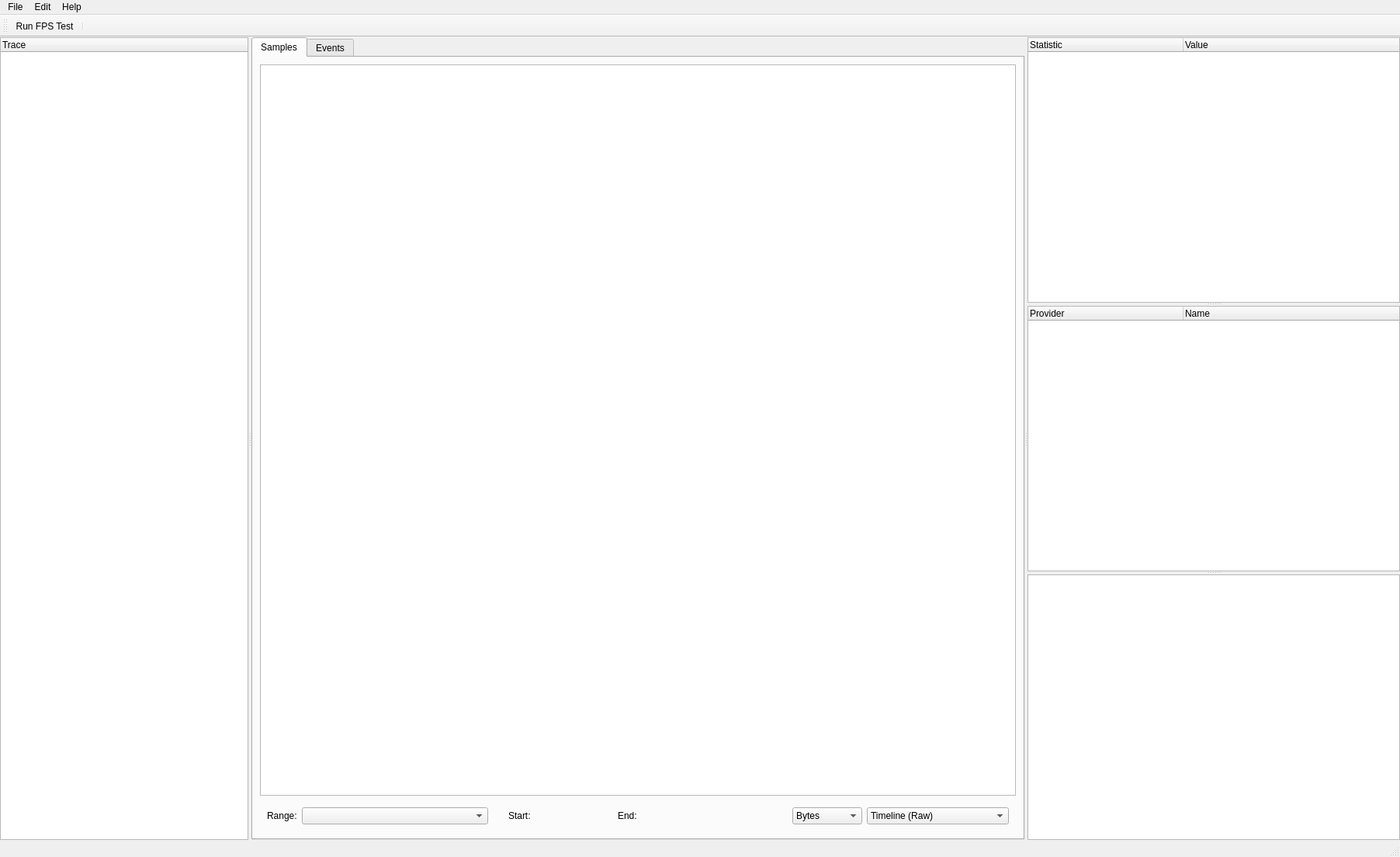
<?xml version="1.0" encoding="UTF-8"?>
<ui version="4.0">
 <class>DocumentWindow</class>
 <widget class="QMainWindow" name="DocumentWindow">
  <property name="geometry">
   <rect>
    <x>0</x>
    <y>0</y>
    <width>1804</width>
    <height>1104</height>
   </rect>
  </property>
  <property name="windowTitle">
   <string>Telemetry Viewer</string>
  </property>
  <property name="unifiedTitleAndToolBarOnMac">
   <bool>true</bool>
  </property>
  <widget class="QWidget" name="m_root_widget">
   <layout class="QHBoxLayout" name="horizontalLayout_3">
    <property name="leftMargin">
     <number>0</number>
    </property>
    <property name="topMargin">
     <number>0</number>
    </property>
    <property name="rightMargin">
     <number>0</number>
    </property>
    <property name="bottomMargin">
     <number>0</number>
    </property>
    <item>
     <widget class="QSplitter" name="m_splitter">
      <property name="maximumSize">
       <size>
        <width>16777215</width>
        <height>16777215</height>
       </size>
      </property>
      <property name="orientation">
       <enum>Qt::Orientation::Horizontal</enum>
      </property>
      <property name="childrenCollapsible">
       <bool>true</bool>
      </property>
      <widget class="QWidget" name="document_container" native="true">
       <property name="sizePolicy">
        <sizepolicy hsizetype="Minimum" vsizetype="Expanding">
         <horstretch>0</horstretch>
         <verstretch>0</verstretch>
        </sizepolicy>
       </property>
       <property name="minimumSize">
        <size>
         <width>320</width>
         <height>0</height>
        </size>
       </property>
       <layout class="QVBoxLayout" name="verticalLayout_2">
        <property name="leftMargin">
         <number>0</number>
        </property>
        <property name="topMargin">
         <number>0</number>
        </property>
        <property name="rightMargin">
         <number>0</number>
        </property>
        <property name="bottomMargin">
         <number>0</number>
        </property>
        <item>
         <widget class="QTreeWidget" name="m_documents_tree">
          <property name="alternatingRowColors">
           <bool>true</bool>
          </property>
          <property name="selectionMode">
           <enum>QAbstractItemView::SelectionMode::SingleSelection</enum>
          </property>
          <column>
           <property name="text">
            <string>Trace</string>
           </property>
          </column>
         </widget>
        </item>
       </layout>
      </widget>
      <widget class="QWidget" name="content_container" native="true">
       <property name="sizePolicy">
        <sizepolicy hsizetype="Expanding" vsizetype="Expanding">
         <horstretch>1</horstretch>
         <verstretch>0</verstretch>
        </sizepolicy>
       </property>
       <layout class="QVBoxLayout" name="verticalLayout_2">
        <property name="leftMargin">
         <number>0</number>
        </property>
        <property name="topMargin">
         <number>0</number>
        </property>
        <property name="rightMargin">
         <number>0</number>
        </property>
        <property name="bottomMargin">
         <number>0</number>
        </property>
        <item>
         <widget class="QTabWidget" name="tabWidget">
          <property name="currentIndex">
           <number>0</number>
          </property>
          <widget class="QWidget" name="page_0">
           <attribute name="title">
            <string>Samples</string>
           </attribute>
           <layout class="QVBoxLayout" name="verticalLayout">
            <item>
             <widget class="ChartWidget" name="m_chart_view"/>
            </item>
            <item>
             <widget class="QWidget" name="widget" native="true">
              <layout class="QHBoxLayout" name="horizontalLayout_5">
               <item>
                <widget class="QLabel" name="label">
                 <property name="text">
                  <string>Range:</string>
                 </property>
                </widget>
               </item>
               <item>
                <widget class="QComboBox" name="m_event_picker">
                 <property name="sizePolicy">
                  <sizepolicy hsizetype="Preferred" vsizetype="Fixed">
                   <horstretch>0</horstretch>
                   <verstretch>0</verstretch>
                  </sizepolicy>
                 </property>
                 <property name="minimumSize">
                  <size>
                   <width>240</width>
                   <height>0</height>
                  </size>
                 </property>
                </widget>
               </item>
               <item>
                <spacer name="horizontalSpacer_4">
                 <property name="orientation">
                  <enum>Qt::Orientation::Horizontal</enum>
                 </property>
                 <property name="sizeType">
                  <enum>QSizePolicy::Policy::Fixed</enum>
                 </property>
                 <property name="sizeHint" stdset="0">
                  <size>
                   <width>20</width>
                   <height>20</height>
                  </size>
                 </property>
                </spacer>
               </item>
               <item>
                <widget class="QLabel" name="end_label">
                 <property name="text">
                  <string>Start:</string>
                 </property>
                </widget>
               </item>
               <item>
                <spacer name="horizontalSpacer_3">
                 <property name="orientation">
                  <enum>Qt::Orientation::Horizontal</enum>
                 </property>
                 <property name="sizeHint" stdset="0">
                  <size>
                   <width>40</width>
                   <height>20</height>
                  </size>
                 </property>
                </spacer>
               </item>
               <item>
                <widget class="TimePickerWidget" name="m_start_edit" native="true">
                 <property name="minimumSize">
                  <size>
                   <width>80</width>
                   <height>0</height>
                  </size>
                 </property>
                </widget>
               </item>
               <item>
                <spacer name="horizontalSpacer_2">
                 <property name="orientation">
                  <enum>Qt::Orientation::Horizontal</enum>
                 </property>
                 <property name="sizeType">
                  <enum>QSizePolicy::Policy::Fixed</enum>
                 </property>
                 <property name="sizeHint" stdset="0">
                  <size>
                   <width>20</width>
                   <height>20</height>
                  </size>
                 </property>
                </spacer>
               </item>
               <item>
                <widget class="QLabel" name="start_label">
                 <property name="text">
                  <string>End:</string>
                 </property>
                </widget>
               </item>
               <item>
                <widget class="TimePickerWidget" name="m_end_edit" native="true">
                 <property name="minimumSize">
                  <size>
                   <width>80</width>
                   <height>0</height>
                  </size>
                 </property>
                </widget>
               </item>
               <item>
                <spacer name="horizontalSpacer">
                 <property name="orientation">
                  <enum>Qt::Orientation::Horizontal</enum>
                 </property>
                 <property name="sizeHint" stdset="0">
                  <size>
                   <width>986</width>
                   <height>20</height>
                  </size>
                 </property>
                </spacer>
               </item>
               <item>
                <widget class="QComboBox" name="m_memory_scaling">
                 <item>
                  <property name="text">
                   <string>Bytes</string>
                  </property>
                 </item>
                 <item>
                  <property name="text">
                   <string>Kilobytes</string>
                  </property>
                 </item>
                 <item>
                  <property name="text">
                   <string>Megabytes</string>
                  </property>
                 </item>
                 <item>
                  <property name="text">
                   <string>Gigabytes</string>
                  </property>
                 </item>
                </widget>
               </item>
               <item>
                <widget class="QComboBox" name="m_mode_selector">
                 <item>
                  <property name="text">
                   <string>Timeline (Raw)</string>
                  </property>
                 </item>
                 <item>
                  <property name="text">
                   <string>Timeline (Running average)</string>
                  </property>
                 </item>
                 <item>
                  <property name="text">
                   <string>Distribution</string>
                  </property>
                 </item>
                </widget>
               </item>
              </layout>
             </widget>
            </item>
           </layout>
          </widget>
          <widget class="QWidget" name="m_timeline_page">
           <attribute name="title">
            <string>Events</string>
           </attribute>
           <layout class="QVBoxLayout" name="verticalLayout">
            <item>
             <widget class="QSplitter" name="splitter_2">
              <property name="sizePolicy">
               <sizepolicy hsizetype="Preferred" vsizetype="Expanding">
                <horstretch>0</horstretch>
                <verstretch>0</verstretch>
               </sizepolicy>
              </property>
              <property name="orientation">
               <enum>Qt::Orientation::Vertical</enum>
              </property>
              <widget class="TimelineWidget" name="m_timeline_widget">
               <property name="sizePolicy">
                <sizepolicy hsizetype="Expanding" vsizetype="Expanding">
                 <horstretch>0</horstretch>
                 <verstretch>1</verstretch>
                </sizepolicy>
               </property>
              </widget>
              <widget class="QTreeWidget" name="m_timeline_tree">
               <column>
                <property name="text">
                 <string>Event</string>
                </property>
               </column>
               <column>
                <property name="text">
                 <string>Duration</string>
                </property>
               </column>
               <column>
                <property name="text">
                 <string>Path</string>
                </property>
               </column>
              </widget>
             </widget>
            </item>
           </layout>
          </widget>
         </widget>
        </item>
       </layout>
      </widget>
      <widget class="QSplitter" name="m_splitter_vertical">
       <property name="sizePolicy">
        <sizepolicy hsizetype="Minimum" vsizetype="Expanding">
         <horstretch>0</horstretch>
         <verstretch>0</verstretch>
        </sizepolicy>
       </property>
       <property name="minimumSize">
        <size>
         <width>480</width>
         <height>0</height>
        </size>
       </property>
       <property name="orientation">
        <enum>Qt::Orientation::Vertical</enum>
       </property>
       <property name="childrenCollapsible">
        <bool>false</bool>
       </property>
       <widget class="QTreeWidget" name="m_overview_view">
        <property name="selectionMode">
         <enum>QAbstractItemView::SelectionMode::NoSelection</enum>
        </property>
        <attribute name="headerMinimumSectionSize">
         <number>140</number>
        </attribute>
        <attribute name="headerDefaultSectionSize">
         <number>200</number>
        </attribute>
        <column>
         <property name="text">
          <string notr="true">Statistic</string>
         </property>
        </column>
        <column>
         <property name="text">
          <string>Value</string>
         </property>
        </column>
       </widget>
       <widget class="QTreeWidget" name="m_providers_view">
        <property name="selectionMode">
         <enum>QAbstractItemView::SelectionMode::NoSelection</enum>
        </property>
        <attribute name="headerMinimumSectionSize">
         <number>140</number>
        </attribute>
        <attribute name="headerDefaultSectionSize">
         <number>200</number>
        </attribute>
        <column>
         <property name="text">
          <string notr="true">Provider</string>
         </property>
        </column>
        <column>
         <property name="text">
          <string>Name</string>
         </property>
        </column>
       </widget>
       <widget class="QChartView" name="m_statistics_view">
        <property name="minimumSize">
         <size>
          <width>0</width>
          <height>300</height>
         </size>
        </property>
       </widget>
      </widget>
     </widget>
    </item>
   </layout>
  </widget>
  <widget class="QMenuBar" name="menubar">
   <property name="geometry">
    <rect>
     <x>0</x>
     <y>0</y>
     <width>1804</width>
     <height>33</height>
    </rect>
   </property>
   <widget class="QMenu" name="menuFile">
    <property name="title">
     <string>File</string>
    </property>
    <widget class="QMenu" name="m_menu_recents">
     <property name="title">
      <string>Recent Traces...</string>
     </property>
     <addaction name="m_action_clear_recents"/>
    </widget>
    <addaction name="m_action_new"/>
    <addaction name="m_action_open"/>
    <addaction name="m_menu_recents"/>
    <addaction name="separator"/>
    <addaction name="m_action_save"/>
    <addaction name="separator"/>
    <addaction name="m_action_close"/>
    <addaction name="separator"/>
    <addaction name="m_action_exit"/>
   </widget>
   <widget class="QMenu" name="menuEdit">
    <property name="title">
     <string>Edit</string>
    </property>
   </widget>
   <widget class="QMenu" name="menuHelp">
    <property name="title">
     <string>Help</string>
    </property>
    <addaction name="m_action_about"/>
   </widget>
   <addaction name="menuFile"/>
   <addaction name="menuEdit"/>
   <addaction name="menuHelp"/>
  </widget>
  <widget class="QStatusBar" name="statusbar"/>
  <widget class="QToolBar" name="toolBar">
   <property name="windowTitle">
    <string>toolBar</string>
   </property>
   <property name="toolButtonStyle">
    <enum>Qt::ToolButtonStyle::ToolButtonTextUnderIcon</enum>
   </property>
   <attribute name="toolBarArea">
    <enum>TopToolBarArea</enum>
   </attribute>
   <attribute name="toolBarBreak">
    <bool>false</bool>
   </attribute>
   <addaction name="m_run_fps_test"/>
   <addaction name="separator"/>
  </widget>
  <action name="actionAbout">
   <property name="text">
    <string>About</string>
   </property>
   <property name="menuRole">
    <enum>QAction::MenuRole::AboutRole</enum>
   </property>
  </action>
  <action name="m_action_open">
   <property name="text">
    <string>Open Trace</string>
   </property>
   <property name="shortcut">
    <string>Ctrl+O</string>
   </property>
  </action>
  <action name="m_action_about">
   <property name="text">
    <string>About</string>
   </property>
  </action>
  <action name="m_action_exit">
   <property name="text">
    <string>Exit</string>
   </property>
  </action>
  <action name="m_action_save">
   <property name="text">
    <string>Save Trace</string>
   </property>
  </action>
  <action name="m_action_new">
   <property name="text">
    <string>New Window</string>
   </property>
  </action>
  <action name="m_action_clear_recents">
   <property name="text">
    <string>Clear Menu</string>
   </property>
  </action>
  <action name="m_action_close">
   <property name="text">
    <string>Close Trace</string>
   </property>
  </action>
  <action name="m_run_fps_test">
   <property name="icon">
    <iconset theme="QIcon::ThemeIcon::MediaPlaybackStart"/>
   </property>
   <property name="text">
    <string>Run FPS Test</string>
   </property>
   <property name="iconText">
    <string>Run FPS Test</string>
   </property>
   <property name="menuRole">
    <enum>QAction::MenuRole::NoRole</enum>
   </property>
  </action>
 </widget>
 <customwidgets>
  <customwidget>
   <class>TimePickerWidget</class>
   <extends>QWidget</extends>
   <header>widgets/TimePickerWidget.h</header>
   <container>1</container>
   <slots>
    <signal>value_changed(int)</signal>
   </slots>
  </customwidget>
  <customwidget>
   <class>TimelineWidget</class>
   <extends>QGraphicsView</extends>
   <header>widgets/TimelineWidget.h</header>
   <slots>
    <slot>zoomIn()</slot>
    <slot>zoomOut()</slot>
   </slots>
  </customwidget>
  <customwidget>
   <class>QChartView</class>
   <extends>QGraphicsView</extends>
   <header location="global">QtCharts/QtCharts</header>
  </customwidget>
  <customwidget>
   <class>ChartWidget</class>
   <extends>QGraphicsView</extends>
   <header>widgets/ChartWidget.h</header>
  </customwidget>
 </customwidgets>
 <resources/>
 <connections>
  <connection>
   <sender>m_run_fps_test</sender>
   <signal>triggered()</signal>
   <receiver>DocumentWindow</receiver>
   <slot>run_fps_test()</slot>
   <hints>
    <hint type="sourcelabel">
     <x>-1</x>
     <y>-1</y>
    </hint>
    <hint type="destinationlabel">
     <x>901</x>
     <y>551</y>
    </hint>
   </hints>
  </connection>
  <connection>
   <sender>m_action_open</sender>
   <signal>triggered()</signal>
   <receiver>DocumentWindow</receiver>
   <slot>open_file()</slot>
   <hints>
    <hint type="sourcelabel">
     <x>-1</x>
     <y>-1</y>
    </hint>
    <hint type="destinationlabel">
     <x>901</x>
     <y>551</y>
    </hint>
   </hints>
  </connection>
  <connection>
   <sender>m_action_save</sender>
   <signal>triggered()</signal>
   <receiver>DocumentWindow</receiver>
   <slot>save_file()</slot>
   <hints>
    <hint type="sourcelabel">
     <x>-1</x>
     <y>-1</y>
    </hint>
    <hint type="destinationlabel">
     <x>901</x>
     <y>551</y>
    </hint>
   </hints>
  </connection>
  <connection>
   <sender>m_start_edit</sender>
   <signal>value_changed(int)</signal>
   <receiver>DocumentWindow</receiver>
   <slot>range_changed()</slot>
   <hints>
    <hint type="sourcelabel">
     <x>777</x>
     <y>1060</y>
    </hint>
    <hint type="destinationlabel">
     <x>901</x>
     <y>551</y>
    </hint>
   </hints>
  </connection>
  <connection>
   <sender>m_end_edit</sender>
   <signal>value_changed(int)</signal>
   <receiver>DocumentWindow</receiver>
   <slot>range_changed()</slot>
   <hints>
    <hint type="sourcelabel">
     <x>918</x>
     <y>1060</y>
    </hint>
    <hint type="destinationlabel">
     <x>901</x>
     <y>551</y>
    </hint>
   </hints>
  </connection>
  <connection>
   <sender>m_event_picker</sender>
   <signal>currentIndexChanged(int)</signal>
   <receiver>DocumentWindow</receiver>
   <slot>event_range_changed(int)</slot>
   <hints>
    <hint type="sourcelabel">
     <x>555</x>
     <y>1060</y>
    </hint>
    <hint type="destinationlabel">
     <x>901</x>
     <y>551</y>
    </hint>
   </hints>
  </connection>
  <connection>
   <sender>m_action_close</sender>
   <signal>triggered()</signal>
   <receiver>DocumentWindow</receiver>
   <slot>close()</slot>
   <hints>
    <hint type="sourcelabel">
     <x>-1</x>
     <y>-1</y>
    </hint>
    <hint type="destinationlabel">
     <x>901</x>
     <y>551</y>
    </hint>
   </hints>
  </connection>
  <connection>
   <sender>m_providers_view</sender>
   <signal>itemChanged(QTreeWidgetItem*,int)</signal>
   <receiver>DocumentWindow</receiver>
   <slot>provider_item_changed(QTreeWidgetItem*)</slot>
   <hints>
    <hint type="sourcelabel">
     <x>1563</x>
     <y>572</y>
    </hint>
    <hint type="destinationlabel">
     <x>901</x>
     <y>551</y>
    </hint>
   </hints>
  </connection>
  <connection>
   <sender>m_action_new</sender>
   <signal>triggered()</signal>
   <receiver>DocumentWindow</receiver>
   <slot>new_file()</slot>
   <hints>
    <hint type="sourcelabel">
     <x>-1</x>
     <y>-1</y>
    </hint>
    <hint type="destinationlabel">
     <x>901</x>
     <y>551</y>
    </hint>
   </hints>
  </connection>
  <connection>
   <sender>m_action_clear_recents</sender>
   <signal>triggered()</signal>
   <receiver>DocumentWindow</receiver>
   <slot>clear_recent_items()</slot>
   <hints>
    <hint type="sourcelabel">
     <x>-1</x>
     <y>-1</y>
    </hint>
    <hint type="destinationlabel">
     <x>901</x>
     <y>551</y>
    </hint>
   </hints>
  </connection>
  <connection>
   <sender>m_documents_tree</sender>
   <signal>currentItemChanged(QTreeWidgetItem*,QTreeWidgetItem*)</signal>
   <receiver>DocumentWindow</receiver>
   <slot>document_selection_changed(QTreeWidgetItem*)</slot>
   <hints>
    <hint type="sourcelabel">
     <x>159</x>
     <y>584</y>
    </hint>
    <hint type="destinationlabel">
     <x>901</x>
     <y>551</y>
    </hint>
   </hints>
  </connection>
  <connection>
   <sender>m_documents_tree</sender>
   <signal>itemChanged(QTreeWidgetItem*,int)</signal>
   <receiver>DocumentWindow</receiver>
   <slot>document_item_changed(QTreeWidgetItem*)</slot>
   <hints>
    <hint type="sourcelabel">
     <x>159</x>
     <y>584</y>
    </hint>
    <hint type="destinationlabel">
     <x>901</x>
     <y>551</y>
    </hint>
   </hints>
  </connection>
 </connections>
 <slots>
  <slot>run_fps_test()</slot>
  <slot>open_file()</slot>
  <slot>save_file()</slot>
  <slot>range_changed()</slot>
  <slot>event_range_changed(int)</slot>
  <slot>populate_recent_items()</slot>
  <slot>provider_item_changed(QTreeWidgetItem*)</slot>
  <slot>clear_recent_items()</slot>
  <slot>new_file()</slot>
  <slot>document_item_changed(QTreeWidgetItem*)</slot>
  <slot>document_selection_changed(QTreeWidgetItem*)</slot>
 </slots>
</ui>
